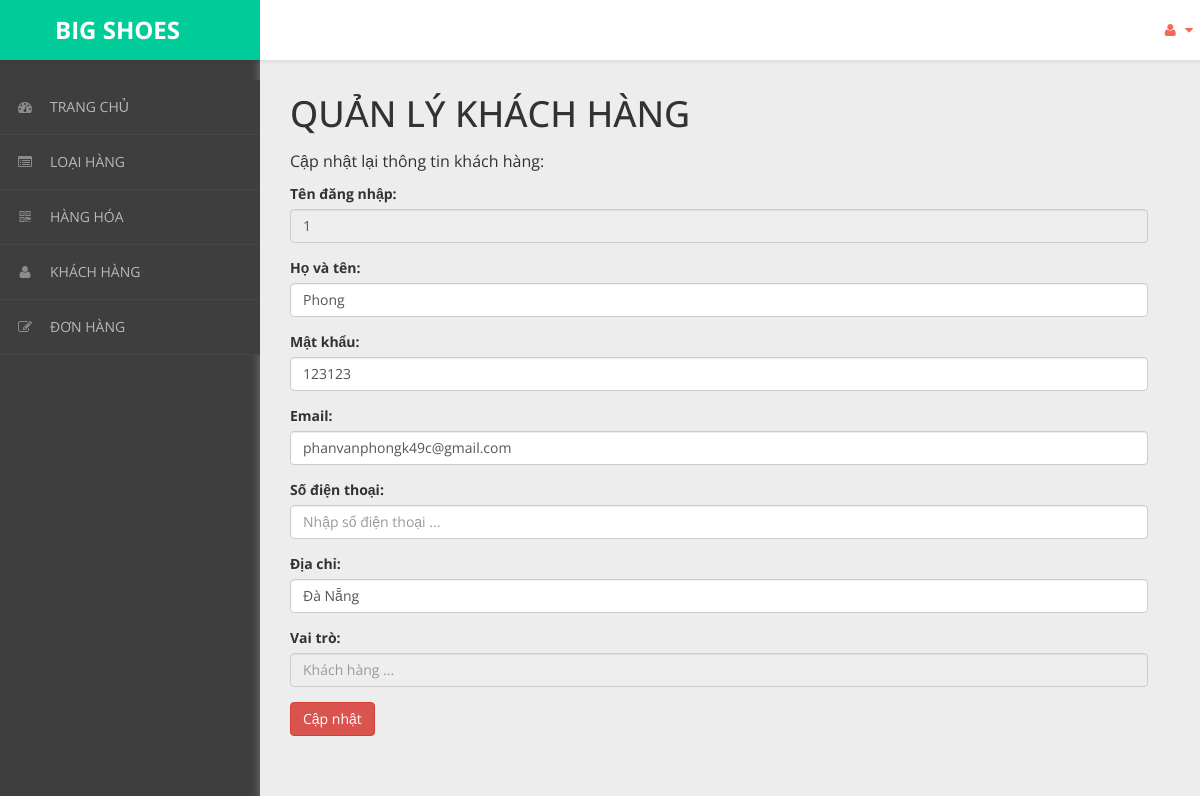
Screenshot of /admin/content/khach-hang/khach-hang-update.php?ma_kh=1 with the database file from the repository.
### tables this page shows
CREATE TABLE `khach_hang` (
  `ma_kh` int(10) UNSIGNED NOT NULL,
  `ho_ten` varchar(50) NOT NULL,
  `mat_khau` varchar(50) NOT NULL,
  `email` varchar(50) NOT NULL,
  `dia_chi` varchar(50) NOT NULL,
  `trang_thai` bit(1) NOT NULL DEFAULT b'0'
);

### admin/dao/pdo.php (called while the page is built, shortened)
<?php
    function pdo_get_connection(){
        $pdo = new PDO("mysql:host=localhost;dbname=bigshoes",'root','');
        $pdo->setAttribute(PDO::ATTR_ERRMODE, PDO::ERRMODE_EXCEPTION);
        return $pdo;
    }
    function pdo_query_one($sql){
        $sql_args = array_slice(func_get_args(),1);
        try{
            $conn = pdo_get_connection();
            $stmt = $conn ->prepare($sql);
            $stmt -> execute($sql_args);
            $row = $stmt -> fetch();
            return $row;
        }catch(PDOException $e){
            throw $e;
        }finally{
            unset($conn);
        }
    }
    ?>

### admin/dao/khach-hang.php (called while the page is built, shortened)
<?php
    require_once ('pdo.php');
    function khach_hang_select_by_id($ma_kh){
        $sql = "SELECT * FROM khach_hang WHERE ma_kh=?";
        return pdo_query_one($sql,$ma_kh);
    }

### admin/content/khach-hang/khach-hang-update.php (the view, shortened to what this page needs)
<!DOCTYPE html>
<html xmlns="http://www.w3.org/1999/xhtml">
<head>
    <link href="../../../css/admin/css/bootstrap.css" rel="stylesheet" />
    <link href="../../../css/admin/css/font-awesome.css" rel="stylesheet" />
    <link href="../../../css/admin/css/custom-styles.css" rel="stylesheet" />
</head>
<body>
    <div id="wrapper">
        <nav class="navbar navbar-default top-navbar" role="navigation">
            <div class="navbar-header">
                <a class="navbar-brand" href="../../../../bigshoes/trang-chinh/" style="background:#00CC99;">
                    <strong style="margin-left: 40px;">BIG SHOES</strong></a>
            </div>
            <ul class="nav navbar-top-links navbar-right">
                <li class="dropdown">
                    <a class="dropdown-toggle" data-toggle="dropdown" href="#" aria-expanded="false">
                        <i class="fa fa-user fa-fw"></i> <i class="fa fa-caret-down"></i>
                    </a>
                </li>
            </ul>
        </nav>
        <nav class="navbar-default navbar-side" role="navigation">
            <div class="sidebar-collapse">
                <ul class="nav" id="main-menu">
                    <li>
                        <a href="../thong-ke/thong-ke-list.php"><i class="fa fa-dashboard"></i>TRANG CHỦ</a>
                    </li>
                    <li>
                        <a href="../loai-hang/loai-hang-list.php"><i class="fa fa-list-alt" aria-hidden="true"></i>LOẠI HÀNG</a>
                    </li>
                    <li>
                        <a href="../hang-hoa/hang-hoa-list.php"><i class="fa fa-qrcode"></i>HÀNG HÓA</a>
                    </li>
                    <li>
                        <a href="../khach-hang/khach-hang-list.php"><i class="fa fa-user"></i>KHÁCH HÀNG</a>
                    </li>
                    <li>
                        <a href="../hoa-don/hoa-don-list.php"><i class="fa fa-edit"></i>ĐƠN HÀNG</a>
                    </li>
                </ul>
            </div>
        </nav>
        <div id="page-wrapper">
            <div class="header">
                <div class="page-header">
                    <h1>QUẢN LÝ KHÁCH HÀNG</h1>
                    <p>Cập nhật lại thông tin khách hàng: </p>
                    <?php
                    require_once('../../dao/khach-hang.php');
                    extract($_REQUEST);
                    $item = khach_hang_select_by_id($ma_kh);
                    extract($item);
                    extract($_REQUEST);
                    ?>
                    <form action="" method="post" enctype="multipart/form-data">
                        <div class="form-group">
                            <label for="">Tên đăng nhập:</label>
                            <input type="text" class="form-control" name="ma_kh" placeholder="Nhập tên đăng nhập ..." value="<?= $ma_kh ?>" readonly>
                        </div>
                        <div class="form-group">
                            <label for="">Họ và tên:</label>
                            <input type="text" class="form-control" name="ho_ten" placeholder="Nhập họ và tên ..." value="<?= $ho_ten ?>">
                        </div>
                        <div class="form-group">
                            <label for="">Mật khẩu:</label>
                            <input type="text" class="form-control" name="mat_khau" placeholder="Nhập mật khẩu ..." value="<?= $mat_khau ?>">
                        </div>
                        <div class="form-group">
                            <label for="">Email:</label>
                            <input type="text" class="form-control" name="email" placeholder="Nhập email ..." value="<?= $email ?>">
                        </div>
                        <div class="form-group">
                            <label for="">Số điện thoại:</label>
                            <input type="text" class="form-control" name="sdt" placeholder="Nhập số điện thoại ..." value="<?= $sdt ?>">
                        </div>
                        <div class="form-group">
                            <label for="">Địa chỉ:</label>
                            <input type="text" class="form-control" name="dia_chi" placeholder="Nhập địa chỉ ..." value="<?= $dia_chi ?>">
                        </div>
                        <div class="form-group">
                            <label for="">Vai trò:</label>
                            <input type="text" class="form-control" placeholder="Khách hàng ..." readonly>
                        </div>
                        <button type="submit" name="btn_update" class="btn btn-danger">Cập nhật</button>
                    </form>
                </div>
            </div>
        </div>
    </div>
</body>
</html>

### css/admin/css/custom-styles.css (style rules this page uses)
body { font-family: 'Open Sans', sans-serif; background: #3E3E3E; }
#wrapper { width: 100%; }
#page-wrapper { padding: 15px 15px; min-height: 600px; background: #EDEDED; }
h1, .h1, h2, .h2, h3, .h3 { margin-top: 7px; margin-bottom: -5px; }
p { font-size:16px; line-height:25px; padding-top:20px; }
.navbar-side { z-index: 0; }
.navbar-side .nav > li > a > i { color: #8C8C8C;padding: 8px;width: 30px;text-align: center; }
.top-navbar { position: fixed; width: 100%; z-index: 300; -webkit-box-shadow: 0 3px 3px rgba(0, 0, 0, 0.05); -moz-box-shadow: 0 3px 3px rgba(0, 0, 0, 0.05); box-shadow: 0 3px 3px rgba(0, 0, 0, 0.05); }
.navbar-side { z-index: 1; position: fixed; width: 260px; top: 80px; }
#page-wrapper { position: relative; top: 55px; box-shadow: 0 0 10px #757575; -moz-box-shadow: 0 0 10px #757575; -webkit-box-shadow: 0 0 10px #757575; }
.page-header { margin: 0;border-bottom: 1px solid transparent;text-align: left;background-color: rgb(237, 237, 237);padding: 32px 22px 32px 0;color: #323232; }
.header { margin: 0 30px; }
.top-navbar { margin:0px; }
.top-navbar .navbar-brand { color: #fff;width: 260px;text-align: left;height: 60px;font-size: 24px;font-weight: 700;line-height: 30px;background: #F36A5A; }
.top-navbar .nav > li { position: relative; display: inline-block; margin: 0px; padding: 0px; }
.top-navbar .nav > li > a { position: relative; display: block; padding: 20px;color: #FFFFFF; margin: 0px; }
.sidebar-collapse , .sidebar-collapse .nav { background:none; }
.sidebar-collapse .nav { padding:0; }
.sidebar-collapse .nav > li > a { color: #B8B8B8; background:transparent; text-shadow:none; font-size: 14px; }
.sidebar-collapse > .nav > li > a { padding: 12px 10px; }
.sidebar-collapse > .nav > li { border-bottom: 1px solid rgba(107, 108, 109, 0.19); }
.navbar-side { border:none; background: #3E3E3E; }
.top-navbar { background: #FFFFFF; border-bottom:none; }
.top-navbar .nav > li > a > i { margin-right: 2px; }
.navbar-default { border:0px solid black; }
.navbar-header { background: transparent; }
.nav > li > a > i { margin-right:10px; color: rgb(243, 106, 90); }
@media (min-width:768px) { #page-wrapper { margin: 0 0 0 260px; padding: 0; min-height: 1200px; } }
@media (min-width:768px) { .navbar-side { width: 260px; z-index: 1; } }
@media (min-width:768px) { .navbar { border-radius: 0px; } }

### rows the page displays
khach_hang: ho_ten "Phong", mat_khau "123123", email "phanvanphongk49c@gmail.com", dia_chi "Đà Nẵng"
